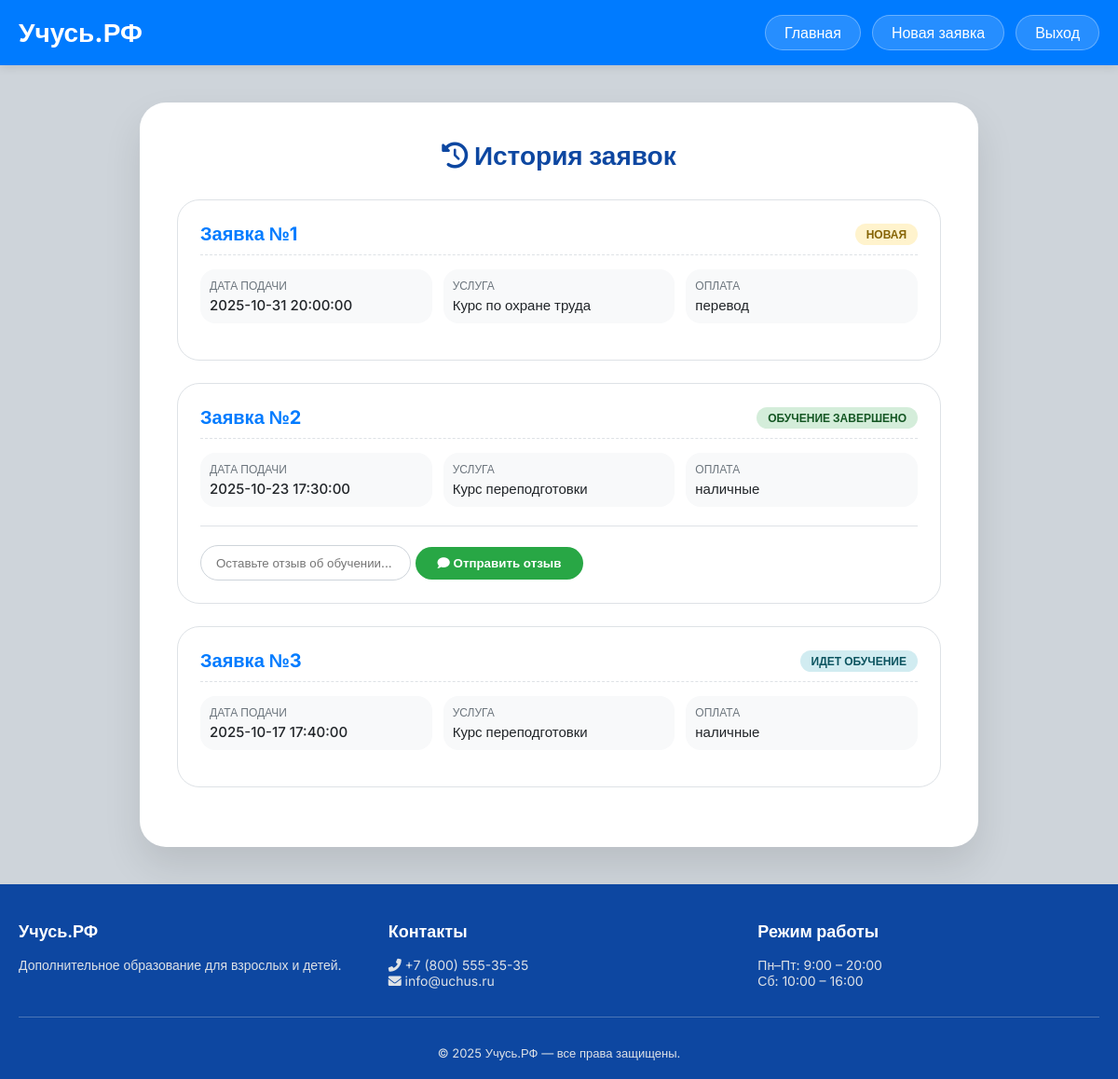
The app's page /history.php (signed in) with its own data.
### tables this page shows
CREATE TABLE `request` (
  `id` int NOT NULL,
  `user_id` int NOT NULL,
  `date` datetime NOT NULL,
  `status` varchar(50) DEFAULT 'Новая',
  `curses` varchar(255) NOT NULL,
  `payment` text NOT NULL,
  `review` text
);

### history.php (the view, shortened to what this page needs)
<?php
include('db.php');
$user_id = (int)$_SESSION['user_id'];
$query = $con->query("SELECT * FROM request WHERE user_id = '$user_id' ORDER BY date DESC");
?>
<!DOCTYPE html>
<html lang="ru">
<head>
    <link rel="stylesheet" href="https://cdnjs.cloudflare.com/ajax/libs/font-awesome/6.0.0/css/all.min.css">
</head>
<body>
<header class="header">
    <div class="nav">
        <a href="index.php" class="logo">Учусь.РФ</a>
        <div class="nav-buttons">
            <a href="index.php">Главная</a>
            <a href="create.php">Новая заявка</a>
            <a href="?logout=1">Выход</a>
        </div>
    </div>
</header>
<div class="main-wrapper">
    <div class="container">
        <h1><i class="fas fa-history"></i> История заявок</h1>
        <?php if ($query->num_rows == 0): ?>
            <div class="empty-state">
                <i class="fas fa-inbox" style="font-size: 48px; margin-bottom: 16px; display: block;"></i>
                <p>У вас пока нет заявок.</p>
                <a href="create.php" style="display: inline-block; margin-top: 16px; color: #007bff;">Создать первую заявку →</a>
            </div>
        <?php else: ?>
            <?php $counter = 1; while ($request = $query->fetch_assoc()):
                $status_class = match($request['status']) {
                    'Новая' => 'status-new',
                    'Идет обучение' => 'status-progress',
                    'Обучение завершено' => 'status-completed',
                    default => 'status-new'
                };
            ?>
                <div class="request">
                    <div class="request-header">
                        <span class="request-number">Заявка №<?php echo $counter; ?></span>
                        <span class="status-badge <?php echo $status_class; ?>"><?php echo htmlspecialchars($request['status']); ?></span>
                    </div>
                    <div class="request-details">
                        <div class="detail-item"><div class="detail-label">Дата подачи</div><div class="detail-value"><?php echo htmlspecialchars($request['date']); ?></div></div>
                        <div class="detail-item"><div class="detail-label">Услуга</div><div class="detail-value"><?php echo htmlspecialchars($request['curses']); ?></div></div>
                        <div class="detail-item"><div class="detail-label">Оплата</div><div class="detail-value"><?php echo htmlspecialchars($request['payment']); ?></div></div>
                    </div>
                    <?php if ($request['status'] === 'Обучение завершено'): ?>
                        <div class="review-form">
                            <form method="POST">
                                <input type="text" name="review" placeholder="Оставьте отзыв об обучении...">
                                <button type="submit"><i class="fas fa-comment"></i> Отправить отзыв</button>
                            </form>
                        </div>
                    <?php endif; ?>
                </div>
            <?php $counter++; endwhile; ?>
        <?php endif; ?>
    </div>
</div>
<footer class="footer">
    <div class="footer-content">
        <div class="footer-col"><h4>Учусь.РФ</h4><p>Дополнительное образование для взрослых и детей.</p></div>
        <div class="footer-col"><h4>Контакты</h4><p><i class="fas fa-phone-alt"></i> +7 (800) 555-35-35</p><p><i class="fas fa-envelope"></i> info@uchus.ru</p></div>
        <div class="footer-col"><h4>Режим работы</h4><p>Пн–Пт: 9:00 – 20:00<br>Сб: 10:00 – 16:00</p></div>
    </div>
    <div class="footer-bottom">&copy; 2025 Учусь.РФ — все права защищены.</div>
</footer>
</body>
</html>

### history.php (style rules this page uses)
* { margin: 0; padding: 0; box-sizing: border-box; }
body { font-family: 'Inter', sans-serif; background-color: #ced4da; min-height: 100vh; display: flex; flex-direction: column; }
.header { background: #007bff; padding: 16px 0; box-shadow: 0 2px 10px rgba(0,0,0,0.1); position: sticky; top: 0; z-index: 100; }
.nav { max-width: 1200px; margin: 0 auto; padding: 0 20px; display: flex; justify-content: space-between; align-items: center; flex-wrap: wrap; gap: 15px; }
.logo { font-size: 28px; font-weight: 700; color: #fff; text-decoration: none; }
.nav-buttons { display: flex; gap: 12px; flex-wrap: wrap; }
.nav-buttons a { padding: 8px 20px; border-radius: 40px; font-weight: 500; font-size: 16px; text-decoration: none; background: rgba(255,255,255,0.15); color: #fff; border: 1px solid rgba(255,255,255,0.3); transition: 0.2s; }
.main-wrapper { flex: 1; display: flex; justify-content: center; align-items: flex-start; padding: 40px 20px; }
.container { max-width: 900px; width: 100%; background: #fff; padding: 40px; border-radius: 28px; box-shadow: 0 20px 40px rgba(0,0,0,0.1); animation: fadeInUp 0.5s ease-out; }
h1 { font-size: 28px; font-weight: 700; color: #0d47a1; text-align: center; margin-bottom: 30px; }
.request { background: #fff; border: 1px solid #dee2e6; border-radius: 24px; padding: 24px; margin-bottom: 24px; transition: 0.2s; }
.request-header { display: flex; justify-content: space-between; align-items: center; flex-wrap: wrap; gap: 10px; margin-bottom: 15px; padding-bottom: 10px; border-bottom: 1px dashed #dee2e6; }
.request-number { font-size: 20px; font-weight: 700; color: #007bff; }
.status-badge { padding: 4px 12px; border-radius: 30px; font-size: 12px; font-weight: 600; text-transform: uppercase; white-space: nowrap; }
.status-new { background: #fff3cd; color: #856404; }
.status-progress { background: #d1ecf1; color: #0c5460; }
.status-completed { background: #d4edda; color: #155724; }
.request-details { display: grid; grid-template-columns: repeat(auto-fit, minmax(200px, 1fr)); gap: 12px; margin: 15px 0; }
.detail-item { background: #f8f9fa; padding: 10px; border-radius: 16px; word-break: break-word; }
.detail-label { font-size: 12px; font-weight: 500; color: #6c757d; text-transform: uppercase; }
.detail-value { font-size: 15px; font-weight: 500; color: #212529; margin-top: 4px; }
.review-form { margin-top: 20px; padding-top: 20px; border-top: 1px solid #dee2e6; display: flex; gap: 12px; flex-wrap: wrap; align-items: center; }
.review-form input { flex: 1; padding: 10px 16px; border: 1px solid #ced4da; border-radius: 40px; font-family: 'Inter', sans-serif; min-width: 150px; }
.review-form button { background: #28a745; color: white; border: none; padding: 10px 24px; border-radius: 40px; font-weight: 600; cursor: pointer; transition: 0.2s; }
.footer { background: #0d47a1; color: #dee2e6; padding: 40px 20px 20px; margin-top: auto; }
.footer-content { max-width: 1200px; margin: 0 auto; display: grid; grid-template-columns: repeat(auto-fit, minmax(200px, 1fr)); gap: 30px; }
.footer-col h4 { font-size: 18px; font-weight: 600; margin-bottom: 16px; color: #fff; }
.footer-col p, .footer-col a { font-size: 14px; color: #dee2e6; text-decoration: none; }
.footer-bottom { text-align: center; padding-top: 30px; margin-top: 30px; border-top: 1px solid rgba(222,226,230,0.3); font-size: 13px; }

### records on screen
request: status "НОВАЯ", date "2025-10-31 20:00:00", curses "Курс по охране труда", payment "перевод"
request: status "ОБУЧЕНИЕ ЗАВЕРШЕНО", date "2025-10-23 17:30:00", curses "Курс переподготовки", payment "наличные"
request: status "ИДЕТ ОБУЧЕНИЕ", date "2025-10-17 17:40:00", curses "Курс переподготовки", payment "наличные"
